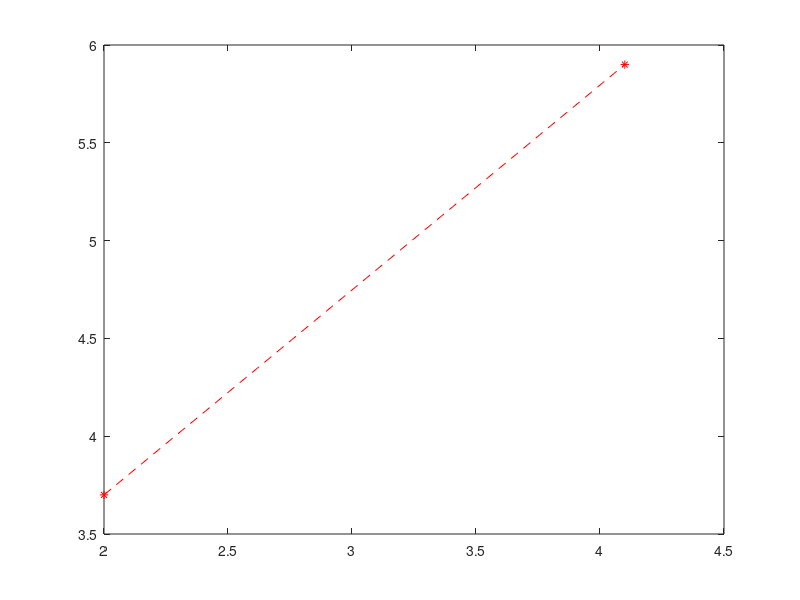

MATLAB code to generate this figure:
segment = [2.0, 3.7;
4.1, 5.9];

figure;
plot(segment(:, 1), segment(:, 2), 'r--');
hold on;
plot(segment(:, 1), segment(:, 2), 'r*');
